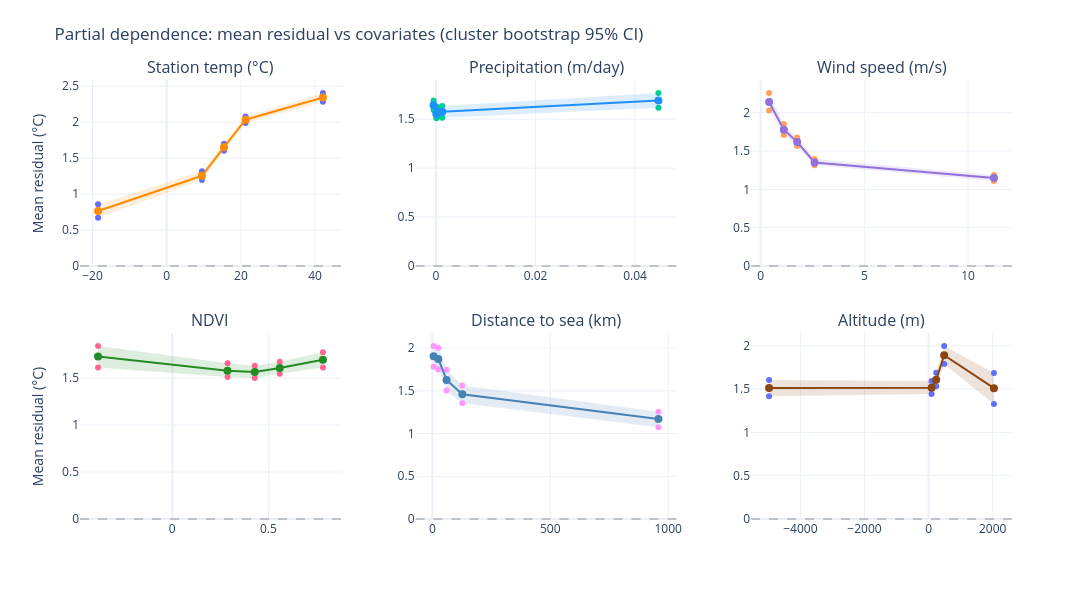

Notebook cell for this chart:
### Code cell
features = {
    "station_celsius": ("Station temp (°C)", "rgb(255,140,0)"),
    "tp": ("Precipitation (m/day)", "rgb(30,144,255)"),
    "wind": ("Wind speed (m/s)", "rgb(147,112,219)"),
    "ndvi": ("NDVI", "rgb(34,139,34)"),
    "dist_to_sea_km": ("Distance to sea (km)", "rgb(70,130,180)"),
    "altitude": ("Altitude (m)", "rgb(139,69,19)"),
}

fig = make_subplots(
    rows=2,
    cols=3,
    subplot_titles=[v[0] for v in features.values()],
    horizontal_spacing=0.08,
    vertical_spacing=0.15,
)

pdp_records = []
for i, (col, (label, rgb)) in enumerate(features.items()):
    row, c = divmod(i, 3)
    row += 1
    c += 1
    rgba = rgb.replace("rgb(", "rgba(").replace(")", ",0.15)")

    centers, mean, ci_lo, ci_hi = pdp_cluster_bootstrap(residuals_df, col)

    for j in range(len(centers)):
        pdp_records.append({"feature": col, "label": label, "rgb": rgb, "center": centers[j], "mean": mean[j], "ci_lo": ci_lo[j], "ci_hi": ci_hi[j]})

    fig.add_trace(
        go.Scatter(
            x=np.concatenate([centers, centers[::-1]]),
            y=np.concatenate([ci_hi, ci_lo[::-1]]),
            fill="toself",
            fillcolor=rgba,
            line=dict(width=0),
            showlegend=False,
            hoverinfo="skip",
        ),
        row=row,
        col=c,
    )

    fig.add_trace(
        go.Scatter(
            x=centers,
            y=mean,
            mode="lines+markers",
            marker=dict(size=8, color=rgb),
            line=dict(color=rgb, width=2),
            name=label,
            showlegend=False,
            hovertemplate=f"{label}: %{{x:.2f}}<br>Mean: %{{y:.3f}} °C<extra></extra>",
        ),
        row=row,
        col=c,
    )

    fig.add_hline(y=0, line_dash="dash", line_color="grey", opacity=0.4, row=row, col=c)

fig.update_layout(
    height=600,
    width=1200,
    template="plotly_white",
    title="Partial dependence: mean residual vs covariates (cluster bootstrap 95% CI)",
    margin=dict(t=80),
)
fig.update_yaxes(title_text="Mean residual (°C)", col=1)
fig.show()
fig.write_html(FIGS / "pdp.html", include_plotlyjs="cdn")
pd.DataFrame(pdp_records).to_parquet(PLOT_DATA / "pdp.parquet", index=False)

### Figure 1 — Plotly figure (JSON) as saved in the notebook; plotly's stock layout.template omitted (floating-point values rounded to 4 significant figures)
{"data": [{"fill": "toself", "fillcolor": "rgba(255,140,0,0.15)", "hoverinfo": "skip", "line": {"width": 0}, "showlegend": false, "type": "scatter", "x": [-18.5, 9.5, 15.45, 21.25, 42.1, 42.1, 21.25, 15.45, 9.5, -18.5], "xaxis": "x", "y": [0.8583, 1.316, 1.702, 2.08, 2.405, 2.285, 1.988, 1.602, 1.195, 0.6723], "yaxis": "y"}, {"hovertemplate": "Station temp (°C): %{x:.2f}<br>Mean: %{y:.3f} °C<extra></extra>", "line": {"color": "rgb(255,140,0)", "width": 2}, "marker": {"color": "rgb(255,140,0)", "size": 8}, "mode": "lines+markers", "name": "Station temp (°C)", "showlegend": false, "type": "scatter", "x": [-18.5, 9.5, 15.45, 21.25, 42.1], "xaxis": "x", "y": [0.7647, 1.255, 1.653, 2.035, 2.343], "yaxis": "y"}, {"fill": "toself", "fillcolor": "rgba(30,144,255,0.15)", "hoverinfo": "skip", "line": {"width": 0}, "showlegend": false, "type": "scatter", "x": [-0.0004972, 5.677e-05, 0.000313, 0.001249, 0.04469, 0.04469, 0.001249, 0.000313, 5.677e-05, -0.0004972], "xaxis": "x2", "y": [1.692, 1.602, 1.625, 1.636, 1.767, 1.617, 1.515, 1.526, 1.51, 1.594], "yaxis": "y2"}, {"hovertemplate": "Precipitation (m/day): %{x:.2f}<br>Mean: %{y:.3f} °C<extra></extra>", "line": {"color": "rgb(30,144,255)", "width": 2}, "marker": {"color": "rgb(30,144,255)", "size": 8}, "mode": "lines+markers", "name": "Precipitation (m/day)", "showlegend": false, "type": "scatter", "x": [-0.0004972, 5.677e-05, 0.000313, 0.001249, 0.04469], "xaxis": "x2", "y": [1.641, 1.554, 1.573, 1.576, 1.691], "yaxis": "y2"}, {"fill": "toself", "fillcolor": "rgba(147,112,219,0.15)", "hoverinfo": "skip", "line": {"width": 0}, "showlegend": false, "type": "scatter", "x": [0.4092, 1.119, 1.762, 2.6, 11.25, 11.25, 2.6, 1.762, 1.119, 0.4092], "xaxis": "x3", "y": [2.256, 1.851, 1.676, 1.395, 1.186, 1.11, 1.313, 1.565, 1.71, 2.03], "yaxis": "y3"}, {"hovertemplate": "Wind speed (m/s): %{x:.2f}<br>Mean: %{y:.3f} °C<extra></extra>", "line": {"color": "rgb(147,112,219)", "width": 2}, "marker": {"color": "rgb(147,112,219)", "size": 8}, "mode": "lines+markers", "name": "Wind speed (m/s)", "showlegend": false, "type": "scatter", "x": [0.4092, 1.119, 1.762, 2.6, 11.25], "xaxis": "x3", "y": [2.14, 1.778, 1.618, 1.351, 1.149], "yaxis": "y3"}, {"fill": "toself", "fillcolor": "rgba(34,139,34,0.15)", "hoverinfo": "skip", "line": {"width": 0}, "showlegend": false, "type": "scatter", "x": [-0.386, 0.2875, 0.429, 0.559, 0.7835, 0.7835, 0.559, 0.429, 0.2875, -0.386], "xaxis": "x4", "y": [1.84, 1.656, 1.631, 1.675, 1.775, 1.613, 1.546, 1.502, 1.51, 1.613], "yaxis": "y4"}, {"hovertemplate": "NDVI: %{x:.2f}<br>Mean: %{y:.3f} °C<extra></extra>", "line": {"color": "rgb(34,139,34)", "width": 2}, "marker": {"color": "rgb(34,139,34)", "size": 8}, "mode": "lines+markers", "name": "NDVI", "showlegend": false, "type": "scatter", "x": [-0.386, 0.2875, 0.429, 0.559, 0.7835], "xaxis": "x4", "y": [1.729, 1.579, 1.565, 1.608, 1.694], "yaxis": "y4"}, {"fill": "toself", "fillcolor": "rgba(70,130,180,0.15)", "hoverinfo": "skip", "line": {"width": 0}, "showlegend": false, "type": "scatter", "x": [5.26, 25.33, 60.46, 127.1, 958.5, 958.5, 127.1, 60.46, 25.33, 5.26], "xaxis": "x5", "y": [2.024, 2.005, 1.747, 1.562, 1.255, 1.074, 1.355, 1.505, 1.75, 1.783], "yaxis": "y5"}, {"hovertemplate": "Distance to sea (km): %{x:.2f}<br>Mean: %{y:.3f} °C<extra></extra>", "line": {"color": "rgb(70,130,180)", "width": 2}, "marker": {"color": "rgb(70,130,180)", "size": 8}, "mode": "lines+markers", "name": "Distance to sea (km)", "showlegend": false, "type": "scatter", "x": [5.26, 25.33, 60.46, 127.1, 958.5], "xaxis": "x5", "y": [1.904, 1.874, 1.628, 1.459, 1.17], "yaxis": "y5"}, {"fill": "toself", "fillcolor": "rgba(139,69,19,0.15)", "hoverinfo": "skip", "line": {"width": 0}, "showlegend": false, "type": "scatter", "x": [-4977.0, 95.0, 237.5, 486.5, 2040.0, 2040.0, 486.5, 237.5, 95.0, -4977.0], "xaxis": "x6", "y": [1.606, 1.593, 1.69, 1.997, 1.687, 1.327, 1.79, 1.533, 1.444, 1.417], "yaxis": "y6"}, {"hovertemplate": "Altitude (m): %{x:.2f}<br>Mean: %{y:.3f} °C<extra></extra>", "line": {"color": "rgb(139,69,19)", "width": 2}, "marker": {"color": "rgb(139,69,19)", "size": 8}, "mode": "lines+markers", "name": "Altitude (m)", "showlegend": false, "type": "scatter", "x": [-4977.0, 95.0, 237.5, 486.5, 2040.0], "xaxis": "x6", "y": [1.512, 1.515, 1.609, 1.891, 1.511], "yaxis": "y6"}], "layout": {"annotations": [{"font": {"size": 16}, "showarrow": false, "text": "Station temp (°C)", "x": 0.14, "xanchor": "center", "xref": "paper", "y": 1, "yanchor": "bottom", "yref": "paper"}, {"font": {"size": 16}, "showarrow": false, "text": "Precipitation (m/day)", "x": 0.5, "xanchor": "center", "xref": "paper", "y": 1, "yanchor": "bottom", "yref": "paper"}, {"font": {"size": 16}, "showarrow": false, "text": "Wind speed (m/s)", "x": 0.86, "xanchor": "center", "xref": "paper", "y": 1, "yanchor": "bottom", "yref": "paper"}, {"font": {"size": 16}, "showarrow": false, "text": "NDVI", "x": 0.14, "xanchor": "center", "xref": "paper", "y": 0.425, "yanchor": "bottom", "yref": "paper"}, {"font": {"size": 16}, "showarrow": false, "text": "Distance to sea (km)", "x": 0.5, "xanchor": "center", "xref": "paper", "y": 0.425, "yanchor": "bottom", "yref": "paper"}, {"font": {"size": 16}, "showarrow": false, "text": "Altitude (m)", "x": 0.86, "xanchor": "center", "xref": "paper", "y": 0.425, "yanchor": "bottom", "yref": "paper"}], "height": 600, "margin": {"t": 80}, "shapes": [{"line": {"color": "grey", "dash": "dash"}, "opacity": 0.4, "type": "line", "x0": 0, "x1": 1, "xref": "x domain", "y0": 0, "y1": 0, "yref": "y"}, {"line": {"color": "grey", "dash": "dash"}, "opacity": 0.4, "type": "line", "x0": 0, "x1": 1, "xref": "x2 domain", "y0": 0, "y1": 0, "yref": "y2"}, {"line": {"color": "grey", "dash": "dash"}, "opacity": 0.4, "type": "line", "x0": 0, "x1": 1, "xref": "x3 domain", "y0": 0, "y1": 0, "yref": "y3"}, {"line": {"color": "grey", "dash": "dash"}, "opacity": 0.4, "type": "line", "x0": 0, "x1": 1, "xref": "x4 domain", "y0": 0, "y1": 0, "yref": "y4"}, {"line": {"color": "grey", "dash": "dash"}, "opacity": 0.4, "type": "line", "x0": 0, "x1": 1, "xref": "x5 domain", "y0": 0, "y1": 0, "yref": "y5"}, {"line": {"color": "grey", "dash": "dash"}, "opacity": 0.4, "type": "line", "x0": 0, "x1": 1, "xref": "x6 domain", "y0": 0, "y1": 0, "yref": "y6"}], "title": {"text": "Partial dependence: mean residual vs covariates (cluster bootstrap 95% CI)"}, "width": 1200, "xaxis": {"anchor": "y", "domain": [0, 0.28]}, "xaxis2": {"anchor": "y2", "domain": [0.36, 0.64]}, "xaxis3": {"anchor": "y3", "domain": [0.72, 1]}, "xaxis4": {"anchor": "y4", "domain": [0, 0.28]}, "xaxis5": {"anchor": "y5", "domain": [0.36, 0.64]}, "xaxis6": {"anchor": "y6", "domain": [0.72, 1]}, "yaxis": {"anchor": "x", "domain": [0.575, 1], "title": {"text": "Mean residual (°C)"}}, "yaxis2": {"anchor": "x2", "domain": [0.575, 1]}, "yaxis3": {"anchor": "x3", "domain": [0.575, 1]}, "yaxis4": {"anchor": "x4", "domain": [0, 0.425], "title": {"text": "Mean residual (°C)"}}, "yaxis5": {"anchor": "x5", "domain": [0, 0.425]}, "yaxis6": {"anchor": "x6", "domain": [0, 0.425]}}}
